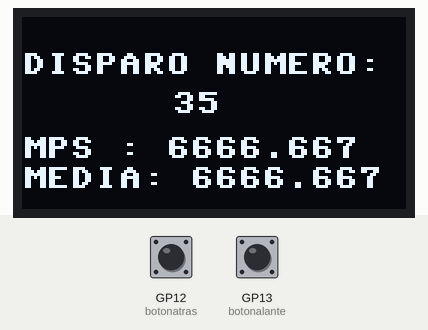
A program run on a simulated Raspberry Pi Pico running MicroPython. On the bench: 128×64 one-colour display. The inputs (shaded band) are chosen by the test bench; at power-on: GP13 (botonalante) LOW, GP12 (botonatras) LOW. The interpreter's speed is modelled, so counts of loop turns are approximate; library files of the repository ran but are not shown: ssd1306.py; what the program prints to the serial console is not drawn.

Above: at 1.2 s.
1.3 s: GP13 (botonalante) pulled HIGH for 0.15 s
At 1.48 s:
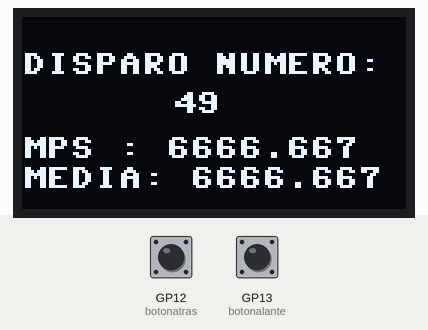
2.0 s: GP12 (botonatras) pulled HIGH for 0.15 s
At 2.18 s:
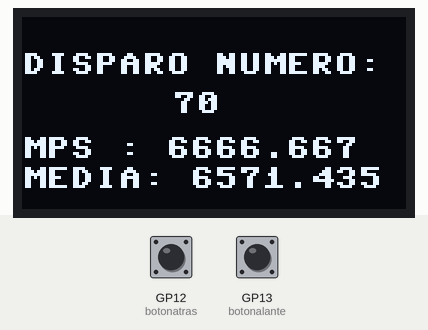
2.7 s: GP13 (botonalante) pulled HIGH for 1 s
At 3.4 s:
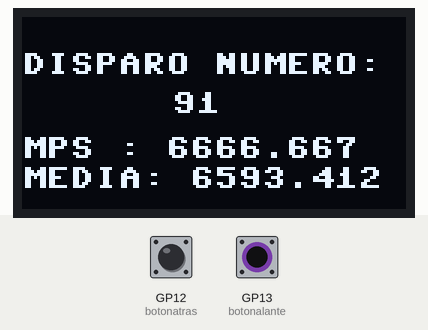
4.3 s: GP12 (botonatras) pulled HIGH for 1 s
At 4.8 s:
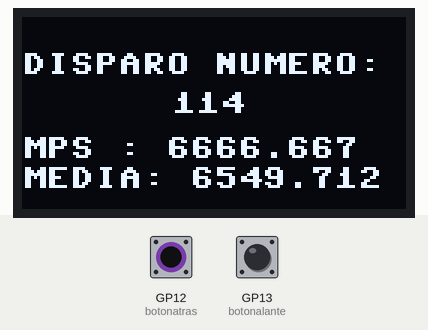
Timing chart, 0 to 6.9 s (numbered marks = the images above; inputs shaded):
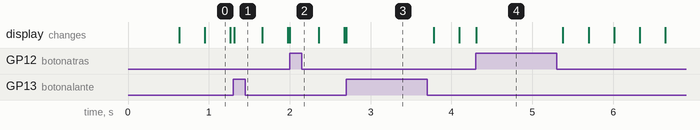

The program:

finalcut_raspberrypi_pico.py
```python
#esta es la version ultima para raspberry pi pico

import time
import ubinascii
import machine
import micropython
#import esp
from machine import Pin
#esp.osdebug(None)
import gc
gc.collect()
from machine import Pin, I2C
from ssd1306 import SSD1306_I2C

oledProfe = SSD1306_I2C(128, 64, I2C(1))

botonatras = machine.Pin(12, machine.Pin.IN)
botonalante = machine.Pin(13, machine.Pin.IN)

shot_number = 0

tiempo_atras = 0.0
tiempo_alante = 0.0

metros_segundo = 0
acum_metros_segundo = 0

#calcular velocidad  y potencia (mps y julios)

def calculo():
    global tiempo_atras, tiempo_alante, metros_segundo, acum_metros_segundo, shot_number
    tiempo = tiempo_alante - tiempo_atras
    if tiempo != 0:
        metros_segundo = 0.06/tiempo*1000000

    acum_metros_segundo = acum_metros_segundo + metros_segundo
    media_metros_segundo = acum_metros_segundo / shot_number


#enviar valores a OLED

    print ('disparo numero: ', shot_number,'metros / segundo',metros_segundo, 'media', media_metros_segundo)

    oledProfe.fill(0)
    oledProfe.text('DISPARO NUMERO: ', 0, 12)
    oledProfe.text(str(shot_number),50, 25)
    oledProfe.text("MPS : " + str(metros_segundo),0,40)
    oledProfe.text('MEDIA: ' + str(media_metros_segundo), 0, 50)
    oledProfe.show()


#leer sensores y calcular velocidad y potencia

while True:

    while  botonatras.value() == 1:
        uno = 1

    tiempo_atras = time.ticks_us()

    while  botonalante.value() == 1:
        uno = 1

    tiempo_alante = time.ticks_us()

    shot_number = shot_number + 1

    calculo()

    
```
